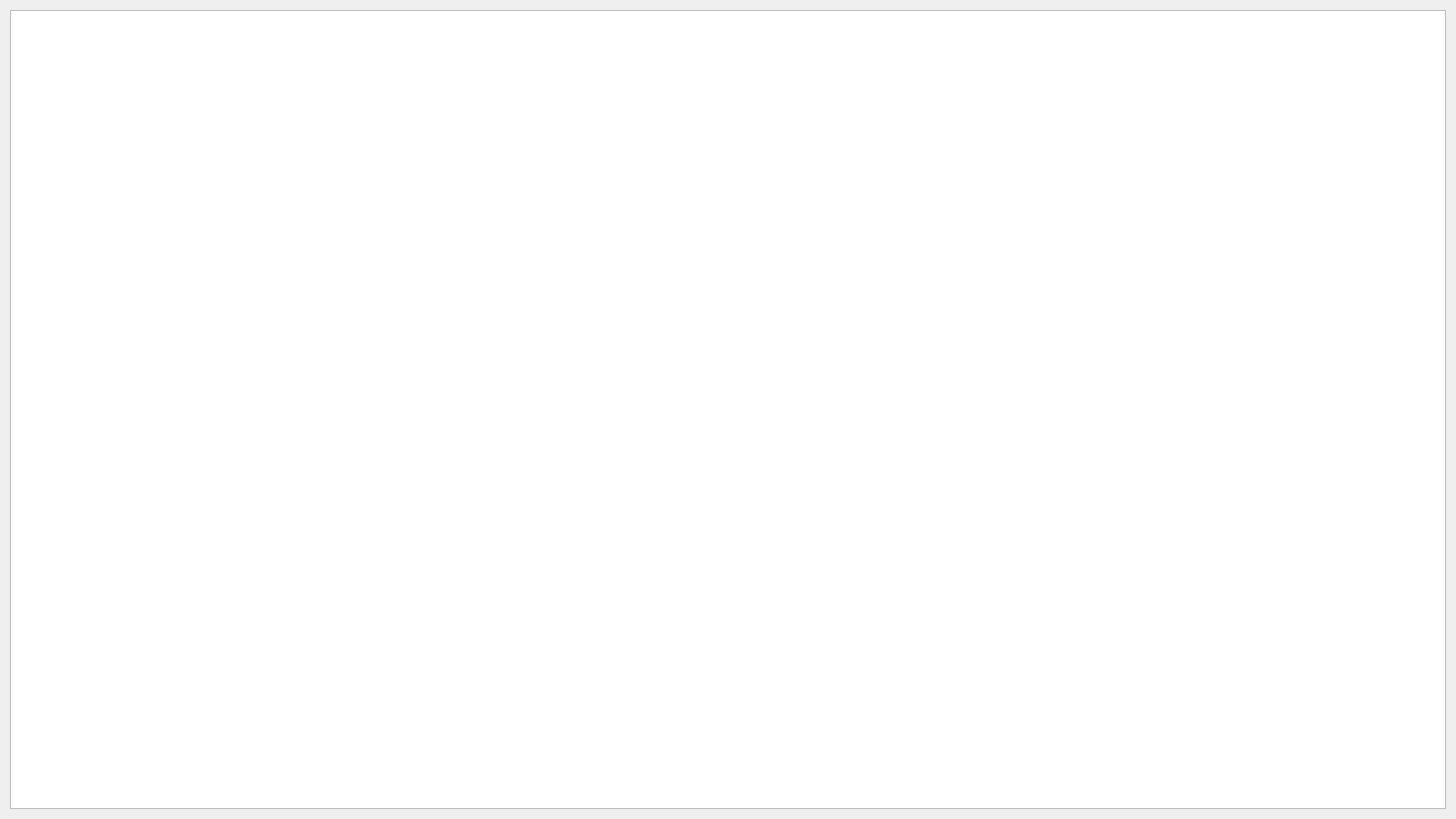
<?xml version="1.0" encoding="UTF-8"?>
<ui version="4.0">
 <class>GameWindow</class>
 <widget class="QWidget" name="GameWindow">
  <property name="geometry">
   <rect>
    <x>0</x>
    <y>0</y>
    <width>1600</width>
    <height>900</height>
   </rect>
  </property>
  <property name="windowTitle">
   <string>Form</string>
  </property>
  <layout class="QGridLayout" name="gridLayout">
   <item row="2" column="0">
    <widget class="QGraphicsView" name="graphicsView">
     <property name="styleSheet">
      <string notr="true">background-color: transparent;
border-image: url(:images/backgrounds/gameBackground.png);
background: none;</string>
     </property>
    </widget>
   </item>
  </layout>
 </widget>
 <resources/>
 <connections/>
</ui>
